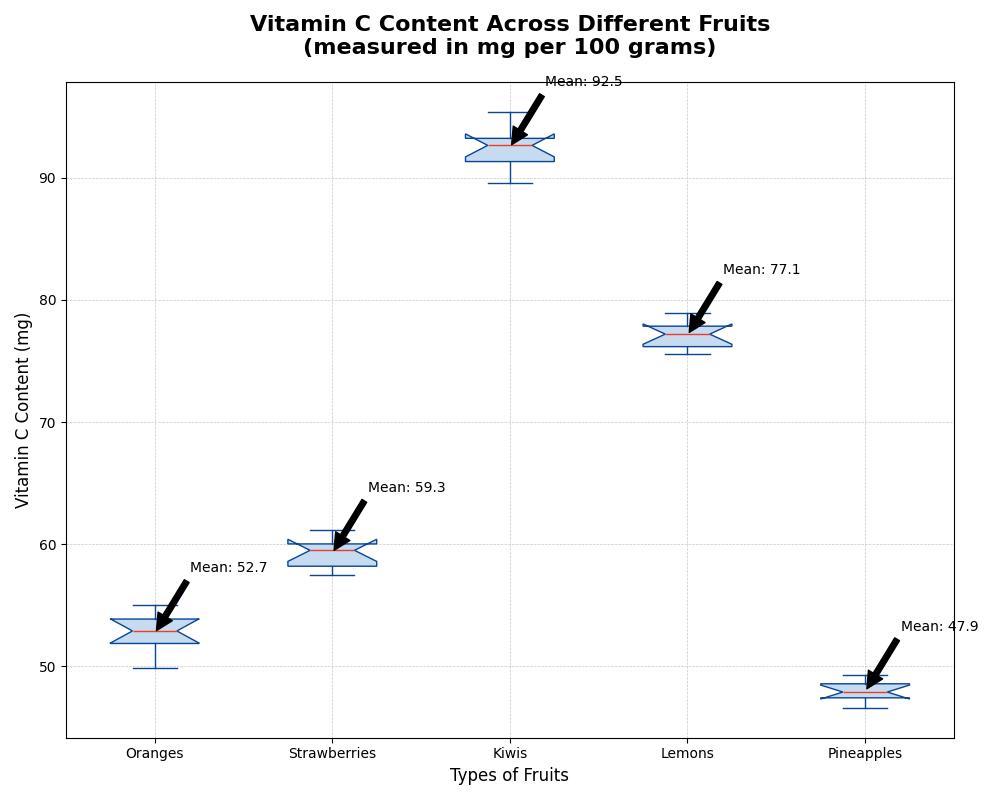

Generate this figure with Python:
import matplotlib.pyplot as plt
import numpy as np

# Data for Vitamin C content in mg per 100 grams for each fruit type
oranges = [53.2, 50.5, 52.4, 55.0, 54.3, 51.7, 52.8, 49.9, 54.1, 53.0]
strawberries = [58.8, 59.4, 60.1, 57.5, 59.6, 58.0, 60.3, 61.2, 57.9, 59.8]
kiwis = [92.7, 93.0, 89.6, 95.4, 94.2, 91.1, 92.6, 90.8, 93.3, 92.0]
lemons = [77.0, 76.4, 78.2, 75.8, 77.7, 78.9, 76.1, 77.4, 75.6, 77.9]
pineapples = [47.8, 48.2, 47.0, 49.3, 46.6, 47.4, 48.7, 47.5, 48.0, 48.8]

# Combine the data into a single list for the boxplot
data = [oranges, strawberries, kiwis, lemons, pineapples]
fruit_labels = ['Oranges', 'Strawberries', 'Kiwis', 'Lemons', 'Pineapples']

# Create the plot
fig, ax = plt.subplots(figsize=(10, 8))

# Create the box plot with a single consistent color
box = ax.boxplot(data, vert=True, patch_artist=True, labels=fruit_labels, notch=True,
                 boxprops=dict(facecolor='#c6dbef', color='#084594'),
                 whiskerprops=dict(color='#084594'),
                 capprops=dict(color='#084594'),
                 medianprops=dict(color='#ef3b2c'),
                 flierprops=dict(marker='o', color='#ef3b2c', alpha=0.5))

# Apply a single color to each box
single_color = '#c6dbef'
for patch in box['boxes']:
    patch.set_facecolor(single_color)

# Set the title, labels, and grid
ax.set_title("Vitamin C Content Across Different Fruits\n(measured in mg per 100 grams)", fontsize=16, fontweight='bold', pad=20)
ax.set_xlabel("Types of Fruits", fontsize=12)
ax.set_ylabel("Vitamin C Content (mg)", fontsize=12)
ax.grid(True, which='both', linestyle='--', linewidth=0.5, alpha=0.7)

# Adding annotations for mean values for each fruit
for i, fruit in enumerate(data):
    mean_value = np.mean(fruit)
    ax.annotate(f'Mean: {mean_value:.1f}', xy=(i + 1, mean_value), xytext=(i + 1.2, mean_value + 5),
                arrowprops=dict(facecolor='black', shrink=0.05),
                fontsize=10, color='black')

# Automatically adjust layout for better fit and visibility
plt.tight_layout()

# Display the plot
plt.show()
